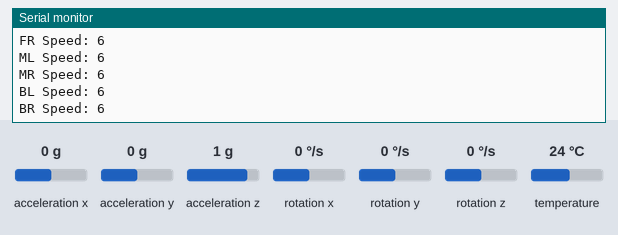
Bench run of a sketch on a simulated ESP32. Parts: the last lines printed to the serial monitor. Inputs (shaded band) come from the test bench; at power-on: acceleration x 0 g, acceleration y 0 g, acceleration z 1 g, rotation x 0 °/s, rotation y 0 °/s, rotation z 0 °/s, temperature 24 °C.

Above: at 1.3 s.
1.4 s: acceleration x set to -1.4 g
At 2.18 s:
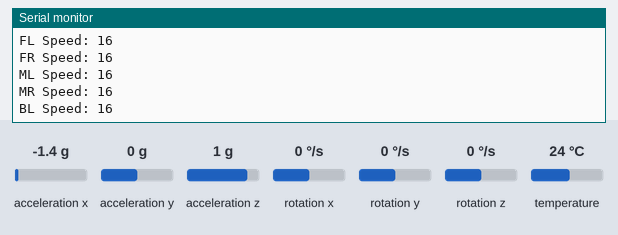
2.9 s: acceleration y set to -1.4 g
At 3.41 s:
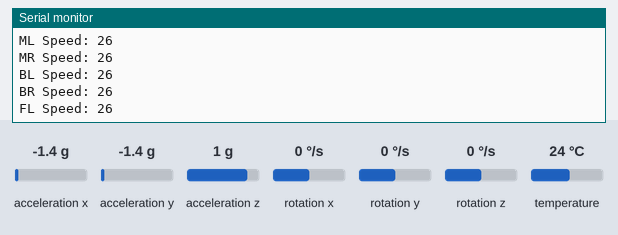
4.4 s: acceleration z set to -1.4 g
At 4.51 s:
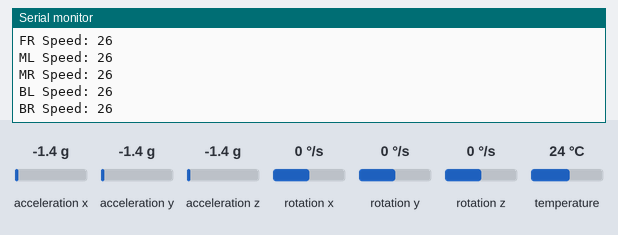
Timing chart, 0 to 7.4 s (numbered marks = the images above; inputs shaded):
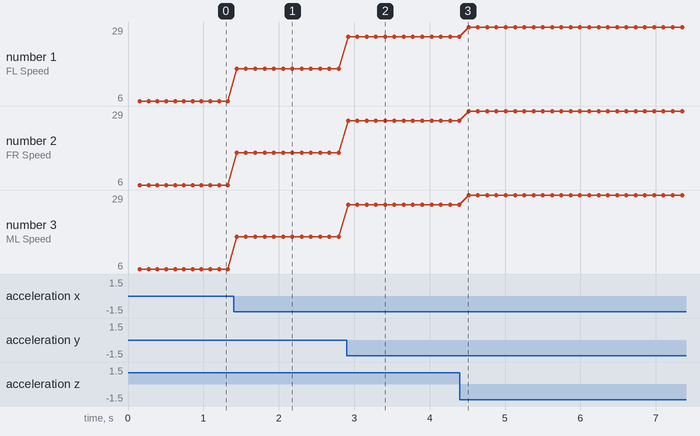

Measured:
- after the input at 1.4 s, the serial monitor: prints a new line at once (image 1)
- after the input at 2.9 s, the serial monitor: prints a new line at once (image 2)
- plotted number 1: 6 → 16 after the input at 1.4 s, 16 → 26 after the input at 2.9 s, 26 → 29 after the input at 4.4 s
- plotted number 2: 6 → 16 after the input at 1.4 s, 16 → 26 after the input at 2.9 s, 26 → 29 after the input at 4.4 s
- plotted number 3: 6 → 16 after the input at 1.4 s, 16 → 26 after the input at 2.9 s, 26 → 29 after the input at 4.4 s

The sketch:

testScript.ino
```cpp
#include <Wire.h> // Include the Wire library for I2C communication with the IMU
#include <Adafruit_MPU6050.h>

Adafruit_MPU6050 mpu;


void setup() {
  // Initialize serial communication for debugging
  Serial.begin(9600);

 if (!mpu.begin()) {
    Serial.println("Failed to find MPU6050 chip");
    while (1) {
      delay(10);
    }
  }
  Serial.println("MPU6050 Found!");

  mpu.setAccelerometerRange(MPU6050_RANGE_8_G);
  Serial.print("Accelerometer range set to: ");
  switch (mpu.getAccelerometerRange()) {
  case MPU6050_RANGE_2_G:
    Serial.println("+-2G");
    break;
  case MPU6050_RANGE_4_G:
    Serial.println("+-4G");
    break;
  case MPU6050_RANGE_8_G:
    Serial.println("+-8G");
    break;
  case MPU6050_RANGE_16_G:
    Serial.println("+-16G");
    break;
  }
  mpu.setGyroRange(MPU6050_RANGE_500_DEG);
  Serial.print("Gyro range set to: ");
  switch (mpu.getGyroRange()) {
  case MPU6050_RANGE_250_DEG:
    Serial.println("+- 250 deg/s");
    break;
  case MPU6050_RANGE_500_DEG:
    Serial.println("+- 500 deg/s");
    break;
  case MPU6050_RANGE_1000_DEG:
    Serial.println("+- 1000 deg/s");
    break;
  case MPU6050_RANGE_2000_DEG:
    Serial.println("+- 2000 deg/s");
    break;
  }

  mpu.setFilterBandwidth(MPU6050_BAND_5_HZ);
  Serial.print("Filter bandwidth set to: ");
  switch (mpu.getFilterBandwidth()) {
  case MPU6050_BAND_260_HZ:
    Serial.println("260 Hz");
    break;
  case MPU6050_BAND_184_HZ:
    Serial.println("184 Hz");
    break;
  case MPU6050_BAND_94_HZ:
    Serial.println("94 Hz");
    break;
  case MPU6050_BAND_44_HZ:
    Serial.println("44 Hz");
    break;
  case MPU6050_BAND_21_HZ:
    Serial.println("21 Hz");
    break;
  case MPU6050_BAND_10_HZ:
    Serial.println("10 Hz");
    break;
  case MPU6050_BAND_5_HZ:
    Serial.println("5 Hz");
    break;
  }

  Serial.println("");
  delay(100);

}

void loop() {
  sensors_event_t a, g, temp;
  mpu.getEvent(&a, &g, &temp);
  // Read IMU data

  float roll = a.acceleration.x;
  float pitch = a.acceleration.y;
  float yaw = a.acceleration.z;
  // Calculate motor speeds based on orientation
  int fl_speed = calculateMotorSpeed(roll, pitch, yaw);
  int fr_speed = calculateMotorSpeed(roll, pitch, yaw);
  int ml_speed = calculateMotorSpeed(roll, pitch, yaw);
  int mr_speed = calculateMotorSpeed(roll, pitch, yaw);
  int bl_speed = calculateMotorSpeed(roll, pitch, yaw);
  int br_speed = calculateMotorSpeed(roll, pitch, yaw);

  // Set motor speeds


  // Print motor speeds for debugging
  Serial.print("FL Speed: ");
  Serial.println(fl_speed);

  Serial.print("FR Speed: ");
  Serial.println(fr_speed);

  Serial.print("ML Speed: ");
  Serial.println(ml_speed);

  Serial.print("MR Speed: ");
  Serial.println(mr_speed);

  Serial.print("BL Speed: ");
  Serial.println(bl_speed);

  Serial.print("BR Speed: ");
  Serial.println(br_speed);

  delay(100); // Adjust delay as needed
}

// Function to calculate motor speed based on orientation
int calculateMotorSpeed(float roll, float pitch, float yaw) {
  // Add your motor control logic here
  // For a basic example, you could simply map the roll, pitch, and yaw angles to motor speeds
  // Adjust as needed based on your hexacopter's specific requirements
  int motor_speed = map(abs(roll) + abs(pitch) + abs(yaw), 0, 360, 0, 255);
  return motor_speed;
}
```
